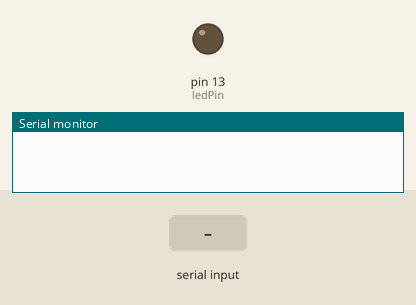
Simulated run of this sketch. Board: Arduino Uno, built with avr-gcc and run on an emulated ATmega328P. Shown: output pins drawn as LEDs (lit = HIGH), the last lines printed to the serial monitor. The inputs (shaded band) are chosen by the test bench.

Above: at 1.2 s.
1.3 s: "on\n" received over Serial
At 2.5 s:
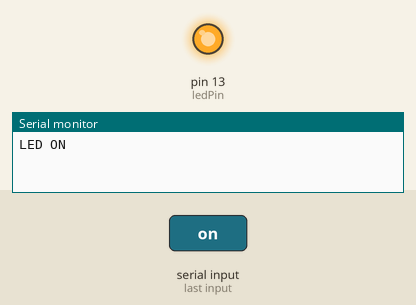
2.8 s: "off\n" received over Serial
At 3.7 s:
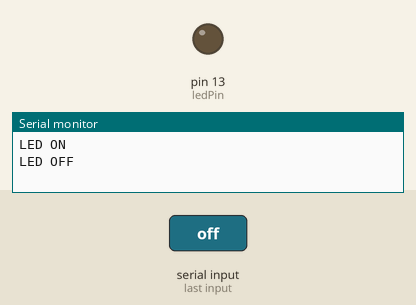
Timing chart, 0 to 5.8 s (numbered marks = the images above; inputs shaded):
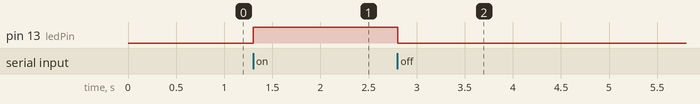

The sketch:

led_control.ino
```cpp
int ledPin = 13;
void setup() {
  pinMode(ledPin, OUTPUT);
  Serial.begin(9600);
}
void loop() {
  if (Serial.available() > 0) {
    String command = Serial.readStringUntil('\n');
    command.trim();
    if (command == "on") {
      digitalWrite(ledPin, HIGH);
      Serial.println("LED ON");
    } else if (command == "off") {
      digitalWrite(ledPin, LOW);
      Serial.println("LED OFF");
    }
  }
}
```

Measured:
- after the input at 1.3 s, pin 13 (ledPin): LOW → HIGH at once
- after the input at 2.8 s, pin 13 (ledPin): HIGH → LOW at once
